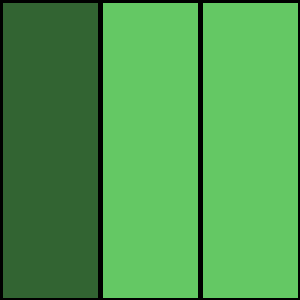
Frame 1 (no input)
Frame 60 (the mouse pressed at the canvas centre just before this capture): identical to frame 1, image omitted
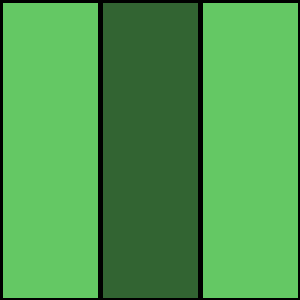
Frame 120 (the mouse held since frame 60 and released just before this capture)

The Processing sketch that drew these frames (run headless with seeded random() and noise(); from frame 60 on, the mouse is pressed at the canvas centre):

// Processing sketch: stoopid
// ── stoopid.pde
void setup() {
  size(300, 300);
}

void draw() {
  strokeWeight(5);
  fill(100, 200, 100);
  rect(0, 0, 100, 300);
  fill(100, 200, 100);
  rect(100, 0, 100, 300);
  fill(100, 200, 100);
  rect(200, 0, 100, 300);

  if (mouseX < 100) {
    fill(50, 100, 50);
    rect(0, 0, 100, 300);
  } else if (mouseX < 200) {
    fill(50, 100, 50);
    rect(100, 0, 100, 300);
  } else {
    fill(50, 100, 50);
    rect(200, 0, 100, 300);
  }
}
